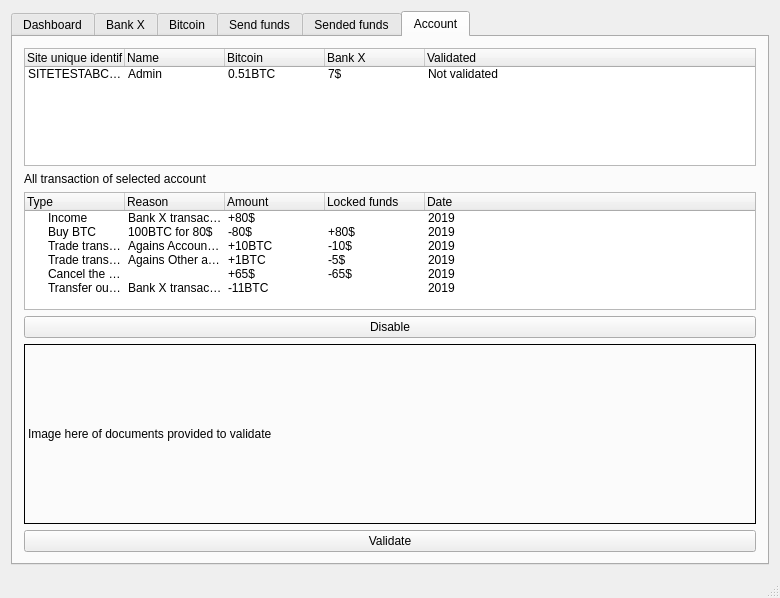
<?xml version="1.0" encoding="UTF-8"?>
<ui version="4.0">
 <class>MainWindow</class>
 <widget class="QMainWindow" name="MainWindow">
  <property name="geometry">
   <rect>
    <x>0</x>
    <y>0</y>
    <width>780</width>
    <height>598</height>
   </rect>
  </property>
  <property name="windowTitle">
   <string>MainWindow</string>
  </property>
  <widget class="QWidget" name="centralWidget">
   <layout class="QVBoxLayout" name="verticalLayout">
    <item>
     <widget class="QTabWidget" name="tabWidget99">
      <property name="currentIndex">
       <number>5</number>
      </property>
      <widget class="QWidget" name="tab">
       <attribute name="title">
        <string>Dashboard</string>
       </attribute>
       <layout class="QVBoxLayout" name="verticalLayout_2">
        <item>
         <spacer name="verticalSpacer_2">
          <property name="orientation">
           <enum>Qt::Vertical</enum>
          </property>
          <property name="sizeHint" stdset="0">
           <size>
            <width>20</width>
            <height>40</height>
           </size>
          </property>
         </spacer>
        </item>
        <item>
         <widget class="QLabel" name="label">
          <property name="text">
           <string>Connected: No</string>
          </property>
         </widget>
        </item>
        <item>
         <widget class="QLabel" name="label_2">
          <property name="text">
           <string>Synchronised: No</string>
          </property>
         </widget>
        </item>
        <item>
         <widget class="QLabel" name="label_3">
          <property name="text">
           <string>Bank plugin working: No</string>
          </property>
         </widget>
        </item>
        <item>
         <widget class="QLabel" name="label_4">
          <property name="text">
           <string>Crytocurrency plugin working: No</string>
          </property>
         </widget>
        </item>
        <item>
         <spacer name="verticalSpacer">
          <property name="orientation">
           <enum>Qt::Vertical</enum>
          </property>
          <property name="sizeHint" stdset="0">
           <size>
            <width>20</width>
            <height>226</height>
           </size>
          </property>
         </spacer>
        </item>
       </layout>
      </widget>
      <widget class="QWidget" name="tab_2">
       <attribute name="title">
        <string>Bank X</string>
       </attribute>
       <layout class="QVBoxLayout" name="verticalLayout_4">
        <item>
         <widget class="QGroupBox" name="groupBox">
          <property name="title">
           <string>Transaction list</string>
          </property>
          <layout class="QVBoxLayout" name="verticalLayout_14">
           <item>
            <widget class="QLineEdit" name="lineEdit_2">
             <property name="placeholderText">
              <string>Search</string>
             </property>
            </widget>
           </item>
           <item>
            <widget class="QTreeWidget" name="treeWidget">
             <property name="rootIsDecorated">
              <bool>false</bool>
             </property>
             <column>
              <property name="text">
               <string>Unique identifier</string>
              </property>
             </column>
             <column>
              <property name="text">
               <string>Source</string>
              </property>
             </column>
             <column>
              <property name="text">
               <string>Label</string>
              </property>
             </column>
             <column>
              <property name="text">
               <string>Date</string>
              </property>
             </column>
             <column>
              <property name="text">
               <string>Status</string>
              </property>
             </column>
             <item>
              <property name="text">
               <string>UID65456456</string>
              </property>
              <property name="text">
               <string>Mister X</string>
              </property>
              <property name="text">
               <string>Test</string>
              </property>
              <property name="text">
               <string>1970</string>
              </property>
              <property name="text">
               <string>Credited</string>
              </property>
             </item>
             <item>
              <property name="text">
               <string>UID98416546</string>
              </property>
              <property name="text">
               <string>Mister Y</string>
              </property>
              <property name="text">
               <string>SITETESTABCD132456</string>
              </property>
              <property name="text">
               <string>1987</string>
              </property>
              <property name="text">
               <string>Unknow transfer</string>
              </property>
             </item>
             <item>
              <property name="text">
               <string>UID564682</string>
              </property>
              <property name="text">
               <string>Mister Z</string>
              </property>
              <property name="text">
               <string>test</string>
              </property>
              <property name="text">
               <string>2001</string>
              </property>
              <property name="text">
               <string>Not sync</string>
              </property>
             </item>
            </widget>
           </item>
          </layout>
         </widget>
        </item>
        <item>
         <widget class="QGroupBox" name="groupBox_2">
          <property name="title">
           <string>Link transfer to account</string>
          </property>
          <layout class="QVBoxLayout" name="verticalLayout_3">
           <item>
            <layout class="QHBoxLayout" name="horizontalLayout_2">
             <item>
              <widget class="QLabel" name="label_5">
               <property name="text">
                <string>Select the Unique identifier, and select the account to credit:</string>
               </property>
              </widget>
             </item>
             <item>
              <widget class="QLineEdit" name="lineEdit">
               <property name="placeholderText">
                <string>Search</string>
               </property>
              </widget>
             </item>
            </layout>
           </item>
           <item>
            <widget class="QTreeWidget" name="treeWidget">
             <property name="rootIsDecorated">
              <bool>false</bool>
             </property>
             <column>
              <property name="text">
               <string>Site account Id</string>
              </property>
             </column>
             <column>
              <property name="text">
               <string>Name</string>
              </property>
             </column>
             <column>
              <property name="text">
               <string>Blance</string>
              </property>
             </column>
             <item>
              <property name="text">
               <string>SITETESTABCD132456</string>
              </property>
              <property name="text">
               <string>Admin</string>
              </property>
              <property name="text">
               <string>0.2$</string>
              </property>
             </item>
            </widget>
           </item>
           <item>
            <widget class="QCheckBox" name="checkBox">
             <property name="text">
              <string>Automatic credit when label match with unique account id</string>
             </property>
            </widget>
           </item>
           <item>
            <layout class="QHBoxLayout" name="horizontalLayout_3">
             <item>
              <spacer name="horizontalSpacer">
               <property name="orientation">
                <enum>Qt::Horizontal</enum>
               </property>
               <property name="sizeHint" stdset="0">
                <size>
                 <width>40</width>
                 <height>20</height>
                </size>
               </property>
              </spacer>
             </item>
             <item>
              <widget class="QPushButton" name="pushButton">
               <property name="text">
                <string>Credit</string>
               </property>
              </widget>
             </item>
             <item>
              <spacer name="horizontalSpacer_2">
               <property name="orientation">
                <enum>Qt::Horizontal</enum>
               </property>
               <property name="sizeHint" stdset="0">
                <size>
                 <width>40</width>
                 <height>20</height>
                </size>
               </property>
              </spacer>
             </item>
            </layout>
           </item>
          </layout>
         </widget>
        </item>
       </layout>
      </widget>
      <widget class="QWidget" name="tab_3">
       <attribute name="title">
        <string>Bitcoin</string>
       </attribute>
       <layout class="QVBoxLayout" name="verticalLayout_6">
        <item>
         <widget class="QGroupBox" name="groupBox_3">
          <property name="title">
           <string>Account search</string>
          </property>
          <layout class="QVBoxLayout" name="verticalLayout_5">
           <item>
            <widget class="QTreeWidget" name="treeWidget_2">
             <property name="rootIsDecorated">
              <bool>false</bool>
             </property>
             <column>
              <property name="text">
               <string>Site unique identifiant</string>
              </property>
             </column>
             <column>
              <property name="text">
               <string>Bitcoin account</string>
              </property>
             </column>
             <column>
              <property name="text">
               <string>Name</string>
              </property>
             </column>
             <column>
              <property name="text">
               <string>Balance</string>
              </property>
             </column>
             <column>
              <property name="text">
               <string>Unvalidated balance</string>
              </property>
             </column>
             <item>
              <property name="text">
               <string>SITETESTABCD132456</string>
              </property>
              <property name="text">
               <string>XXXXXXX</string>
              </property>
              <property name="text">
               <string>Admin</string>
              </property>
              <property name="text">
               <string>0.51BTC</string>
              </property>
              <property name="text">
               <string>0.3554BTC</string>
              </property>
             </item>
            </widget>
           </item>
           <item>
            <widget class="QPushButton" name="pushButton_2">
             <property name="text">
              <string>Validate the unvalidated fund</string>
             </property>
            </widget>
           </item>
          </layout>
         </widget>
        </item>
       </layout>
      </widget>
      <widget class="QWidget" name="tab_4">
       <attribute name="title">
        <string>Send funds</string>
       </attribute>
       <layout class="QVBoxLayout" name="verticalLayout_9">
        <item>
         <widget class="QGroupBox" name="groupBox_4">
          <property name="title">
           <string>Bitcoin</string>
          </property>
          <layout class="QVBoxLayout" name="verticalLayout_7">
           <item>
            <widget class="QLabel" name="label_6">
             <property name="text">
              <string>List of send funds requested for Bitcoin:</string>
             </property>
            </widget>
           </item>
           <item>
            <widget class="QTreeWidget" name="treeWidget_3">
             <property name="rootIsDecorated">
              <bool>false</bool>
             </property>
             <column>
              <property name="text">
               <string>Site unique identifiant</string>
              </property>
             </column>
             <column>
              <property name="text">
               <string>Name</string>
              </property>
             </column>
             <column>
              <property name="text">
               <string>Balance</string>
              </property>
             </column>
             <column>
              <property name="text">
               <string>Request amount</string>
              </property>
             </column>
             <column>
              <property name="text">
               <string>Destination</string>
              </property>
             </column>
             <item>
              <property name="text">
               <string>SITETESTABCD132456</string>
              </property>
              <property name="text">
               <string/>
              </property>
              <property name="text">
               <string>0.8BTC</string>
              </property>
              <property name="text">
               <string>0.2BTC</string>
              </property>
              <property name="text">
               <string>bitcoin address</string>
              </property>
             </item>
            </widget>
           </item>
           <item>
            <widget class="QPushButton" name="pushButton_3">
             <property name="text">
              <string>Accept</string>
             </property>
            </widget>
           </item>
          </layout>
         </widget>
        </item>
        <item>
         <widget class="QGroupBox" name="groupBox_5">
          <property name="title">
           <string>Bank X</string>
          </property>
          <layout class="QVBoxLayout" name="verticalLayout_8">
           <item>
            <widget class="QLabel" name="label_7">
             <property name="text">
              <string>List of send funds requested for Bank X:</string>
             </property>
            </widget>
           </item>
           <item>
            <widget class="QTreeWidget" name="treeWidget_4">
             <property name="rootIsDecorated">
              <bool>false</bool>
             </property>
             <column>
              <property name="text">
               <string>Site unique identifiant</string>
              </property>
             </column>
             <column>
              <property name="text">
               <string>Name</string>
              </property>
             </column>
             <column>
              <property name="text">
               <string>Balance</string>
              </property>
             </column>
             <column>
              <property name="text">
               <string>Requested fund</string>
              </property>
             </column>
             <column>
              <property name="text">
               <string>Destination</string>
              </property>
             </column>
             <item>
              <property name="text">
               <string>SITETESTABCD132456</string>
              </property>
              <property name="text">
               <string/>
              </property>
              <property name="text">
               <string>88$</string>
              </property>
              <property name="text">
               <string>50$</string>
              </property>
              <property name="text">
               <string>Bank account</string>
              </property>
             </item>
            </widget>
           </item>
           <item>
            <widget class="QPushButton" name="pushButton_4">
             <property name="text">
              <string>Accept</string>
             </property>
            </widget>
           </item>
          </layout>
         </widget>
        </item>
       </layout>
      </widget>
      <widget class="QWidget" name="tab_5">
       <attribute name="title">
        <string>Sended funds</string>
       </attribute>
       <layout class="QVBoxLayout" name="verticalLayout_12">
        <item>
         <widget class="QGroupBox" name="groupBox_6">
          <property name="title">
           <string>GroupBox</string>
          </property>
          <layout class="QVBoxLayout" name="verticalLayout_10">
           <item>
            <widget class="QLabel" name="label_8">
             <property name="text">
              <string>List of send funds requested for Bitcoin:</string>
             </property>
            </widget>
           </item>
           <item>
            <widget class="QTreeWidget" name="treeWidget_5">
             <property name="rootIsDecorated">
              <bool>false</bool>
             </property>
             <column>
              <property name="text">
               <string>Site unique identifiant</string>
              </property>
             </column>
             <column>
              <property name="text">
               <string>Name</string>
              </property>
             </column>
             <column>
              <property name="text">
               <string>Date</string>
              </property>
             </column>
             <column>
              <property name="text">
               <string>Amount</string>
              </property>
             </column>
             <column>
              <property name="text">
               <string>Destination</string>
              </property>
             </column>
             <item>
              <property name="text">
               <string>SITETESTABCD132456</string>
              </property>
              <property name="text">
               <string>Admin</string>
              </property>
              <property name="text">
               <string>2011</string>
              </property>
              <property name="text">
               <string>0.2BTC</string>
              </property>
              <property name="text">
               <string>bitcoin address</string>
              </property>
             </item>
            </widget>
           </item>
          </layout>
         </widget>
        </item>
        <item>
         <widget class="QGroupBox" name="groupBox_7">
          <property name="title">
           <string>GroupBox</string>
          </property>
          <layout class="QVBoxLayout" name="verticalLayout_11">
           <item>
            <widget class="QLabel" name="label_9">
             <property name="text">
              <string>List of send funds requested for Bank X:</string>
             </property>
            </widget>
           </item>
           <item>
            <widget class="QTreeWidget" name="treeWidget_6">
             <property name="rootIsDecorated">
              <bool>false</bool>
             </property>
             <column>
              <property name="text">
               <string>Site unique identifiant</string>
              </property>
             </column>
             <column>
              <property name="text">
               <string>Name</string>
              </property>
             </column>
             <column>
              <property name="text">
               <string>Date</string>
              </property>
             </column>
             <column>
              <property name="text">
               <string>Amount</string>
              </property>
             </column>
             <column>
              <property name="text">
               <string>Destination</string>
              </property>
             </column>
             <item>
              <property name="text">
               <string>SITETESTABCD132456</string>
              </property>
              <property name="text">
               <string/>
              </property>
              <property name="text">
               <string>1987</string>
              </property>
              <property name="text">
               <string>50$</string>
              </property>
              <property name="text">
               <string>Bank account</string>
              </property>
             </item>
            </widget>
           </item>
          </layout>
         </widget>
        </item>
       </layout>
      </widget>
      <widget class="QWidget" name="tab_6">
       <attribute name="title">
        <string>Account</string>
       </attribute>
       <layout class="QVBoxLayout" name="verticalLayout_13">
        <item>
         <widget class="QTreeWidget" name="treeWidget_7">
          <property name="rootIsDecorated">
           <bool>false</bool>
          </property>
          <column>
           <property name="text">
            <string>Site unique identifiant</string>
           </property>
          </column>
          <column>
           <property name="text">
            <string>Name</string>
           </property>
          </column>
          <column>
           <property name="text">
            <string>Bitcoin</string>
           </property>
          </column>
          <column>
           <property name="text">
            <string>Bank X</string>
           </property>
          </column>
          <column>
           <property name="text">
            <string>Validated</string>
           </property>
          </column>
          <item>
           <property name="text">
            <string>SITETESTABCD132456</string>
           </property>
           <property name="text">
            <string>Admin</string>
           </property>
           <property name="text">
            <string>0.51BTC</string>
           </property>
           <property name="text">
            <string>7$</string>
           </property>
           <property name="text">
            <string>Not validated</string>
           </property>
          </item>
         </widget>
        </item>
        <item>
         <widget class="QLabel" name="label_11">
          <property name="text">
           <string>All transaction of selected account</string>
          </property>
         </widget>
        </item>
        <item>
         <widget class="QTreeWidget" name="treeWidget_8">
          <column>
           <property name="text">
            <string>Type</string>
           </property>
          </column>
          <column>
           <property name="text">
            <string>Reason</string>
           </property>
          </column>
          <column>
           <property name="text">
            <string>Amount</string>
           </property>
          </column>
          <column>
           <property name="text">
            <string>Locked funds</string>
           </property>
          </column>
          <column>
           <property name="text">
            <string>Date</string>
           </property>
          </column>
          <item>
           <property name="text">
            <string>Income</string>
           </property>
           <property name="text">
            <string>Bank X transaction id XX</string>
           </property>
           <property name="text">
            <string>+80$</string>
           </property>
           <property name="text">
            <string/>
           </property>
           <property name="text">
            <string>2019</string>
           </property>
          </item>
          <item>
           <property name="text">
            <string>Buy BTC</string>
           </property>
           <property name="text">
            <string>100BTC for 80$</string>
           </property>
           <property name="text">
            <string>-80$</string>
           </property>
           <property name="text">
            <string>+80$</string>
           </property>
           <property name="text">
            <string>2019</string>
           </property>
          </item>
          <item>
           <property name="text">
            <string>Trade transfer</string>
           </property>
           <property name="text">
            <string>Agains Account id 10BTC at 1$ each</string>
           </property>
           <property name="text">
            <string>+10BTC</string>
           </property>
           <property name="text">
            <string>-10$</string>
           </property>
           <property name="text">
            <string>2019</string>
           </property>
          </item>
          <item>
           <property name="text">
            <string>Trade transfer</string>
           </property>
           <property name="text">
            <string>Agains Other account id 1BTC at 5$ each</string>
           </property>
           <property name="text">
            <string>+1BTC</string>
           </property>
           <property name="text">
            <string>-5$</string>
           </property>
           <property name="text">
            <string>2019</string>
           </property>
          </item>
          <item>
           <property name="text">
            <string>Cancel the rest of the order</string>
           </property>
           <property name="text">
            <string/>
           </property>
           <property name="text">
            <string>+65$</string>
           </property>
           <property name="text">
            <string>-65$</string>
           </property>
           <property name="text">
            <string>2019</string>
           </property>
          </item>
          <item>
           <property name="text">
            <string>Transfer out the Bitcoin</string>
           </property>
           <property name="text">
            <string>Bank X transaction id XX</string>
           </property>
           <property name="text">
            <string>-11BTC</string>
           </property>
           <property name="text">
            <string/>
           </property>
           <property name="text">
            <string>2019</string>
           </property>
          </item>
         </widget>
        </item>
        <item>
         <widget class="QPushButton" name="pushButton_6">
          <property name="text">
           <string>Disable</string>
          </property>
         </widget>
        </item>
        <item>
         <widget class="QLabel" name="label_10">
          <property name="minimumSize">
           <size>
            <width>0</width>
            <height>180</height>
           </size>
          </property>
          <property name="styleSheet">
           <string notr="true">border: 1px solid #000;</string>
          </property>
          <property name="text">
           <string>Image here of documents provided to validate</string>
          </property>
         </widget>
        </item>
        <item>
         <widget class="QPushButton" name="pushButton_5">
          <property name="text">
           <string>Validate</string>
          </property>
         </widget>
        </item>
       </layout>
      </widget>
     </widget>
    </item>
   </layout>
  </widget>
  <widget class="QStatusBar" name="statusBar"/>
 </widget>
 <layoutdefault spacing="6" margin="11"/>
 <resources/>
 <connections/>
</ui>
